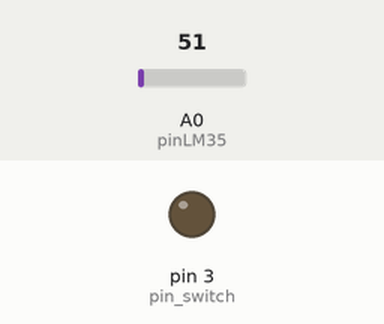
Simulated run of this sketch. Board: Arduino Uno, built with avr-gcc and run on an emulated ATmega328P. On the bench: output pins drawn as LEDs (lit = HIGH). The test bench sets the inputs (shaded band); at power-on: A0 (pinLM35) = 51.

Above: at 1.2 s.
1.3 s: A0 (pinLM35) set to 128
2.8 s: A0 (pinLM35) set to 153
At 3.6 s:
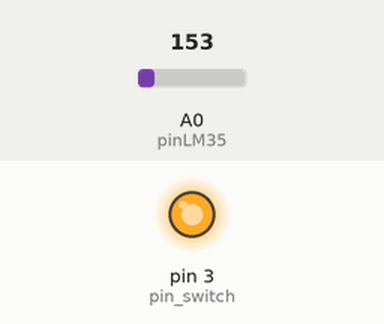
4.3 s: A0 (pinLM35) set to 112
At 4.9 s:
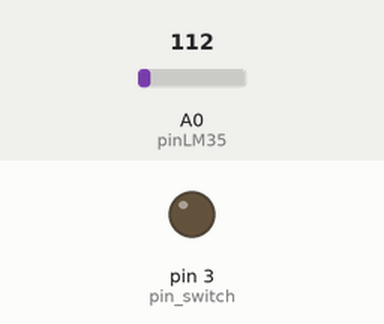
5.8 s: A0 (pinLM35) set to 163
At 6.2 s:
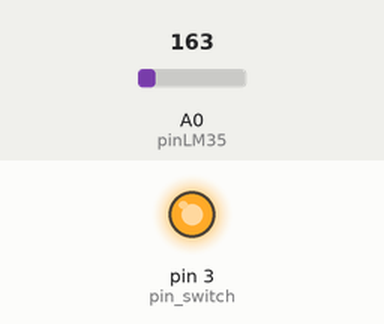
Timing chart, 0 to 8.3 s (numbered marks = the images above; inputs shaded):
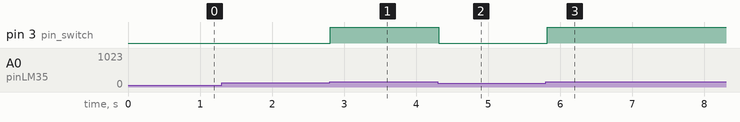

Measured:
- the behaviour switches between 143 and 144 on A0 (pinLM35) (found by bisection; images 0 and 1)
- after the input at 1.3 s, every drawn part: stays the same
- after the input at 2.8 s, pin 3 (pin_switch): LOW → HIGH at once
- after the input at 4.3 s, pin 3 (pin_switch): HIGH → LOW at once
- after the input at 5.8 s, pin 3 (pin_switch): LOW → HIGH at once

The sketch:

sketch_jun18a.ino
```cpp
/*
 Creado: Luis del Valle (ldelvalleh@programarfacil.com)
 https://programarfacil.com
*/

// Declaracion de variables globales
float tempC; // Variable para almacenar el valor obtenido del sensor (0 a 1023)
int pinLM35 = 0; // Variable del pin de entrada del sensor (A0)
int pin_switch = 3; // Variable del pin de entrada del sensor (A3)
float temp_set = 70.0;
float ventana = 0.2;
int estado = 0;

void setup() {
  // Configuramos el puerto serial a 9600 bps
  Serial.begin(9600);
  pinMode(pin_switch, OUTPUT);
  digitalWrite(pin_switch, LOW);

}

void loop() {
  // Con analogRead leemos el sensor, recuerda que es un valor de 0 a 1023
  tempC = analogRead(pinLM35);

  // Calculamos la temperatura con la fórmula
  tempC = (5.0 * tempC * 100.0)/1024.0;


  // Esperamos un tiempo para repetir el loop
  if (estado == 0 & tempC > temp_set + ventana){
    digitalWrite(pin_switch, HIGH);
    estado = 1;
  } else if (estado == 1 & tempC < temp_set - ventana){
    digitalWrite(pin_switch, LOW);
    estado = 0;
  }

  delay(50);
}
```
